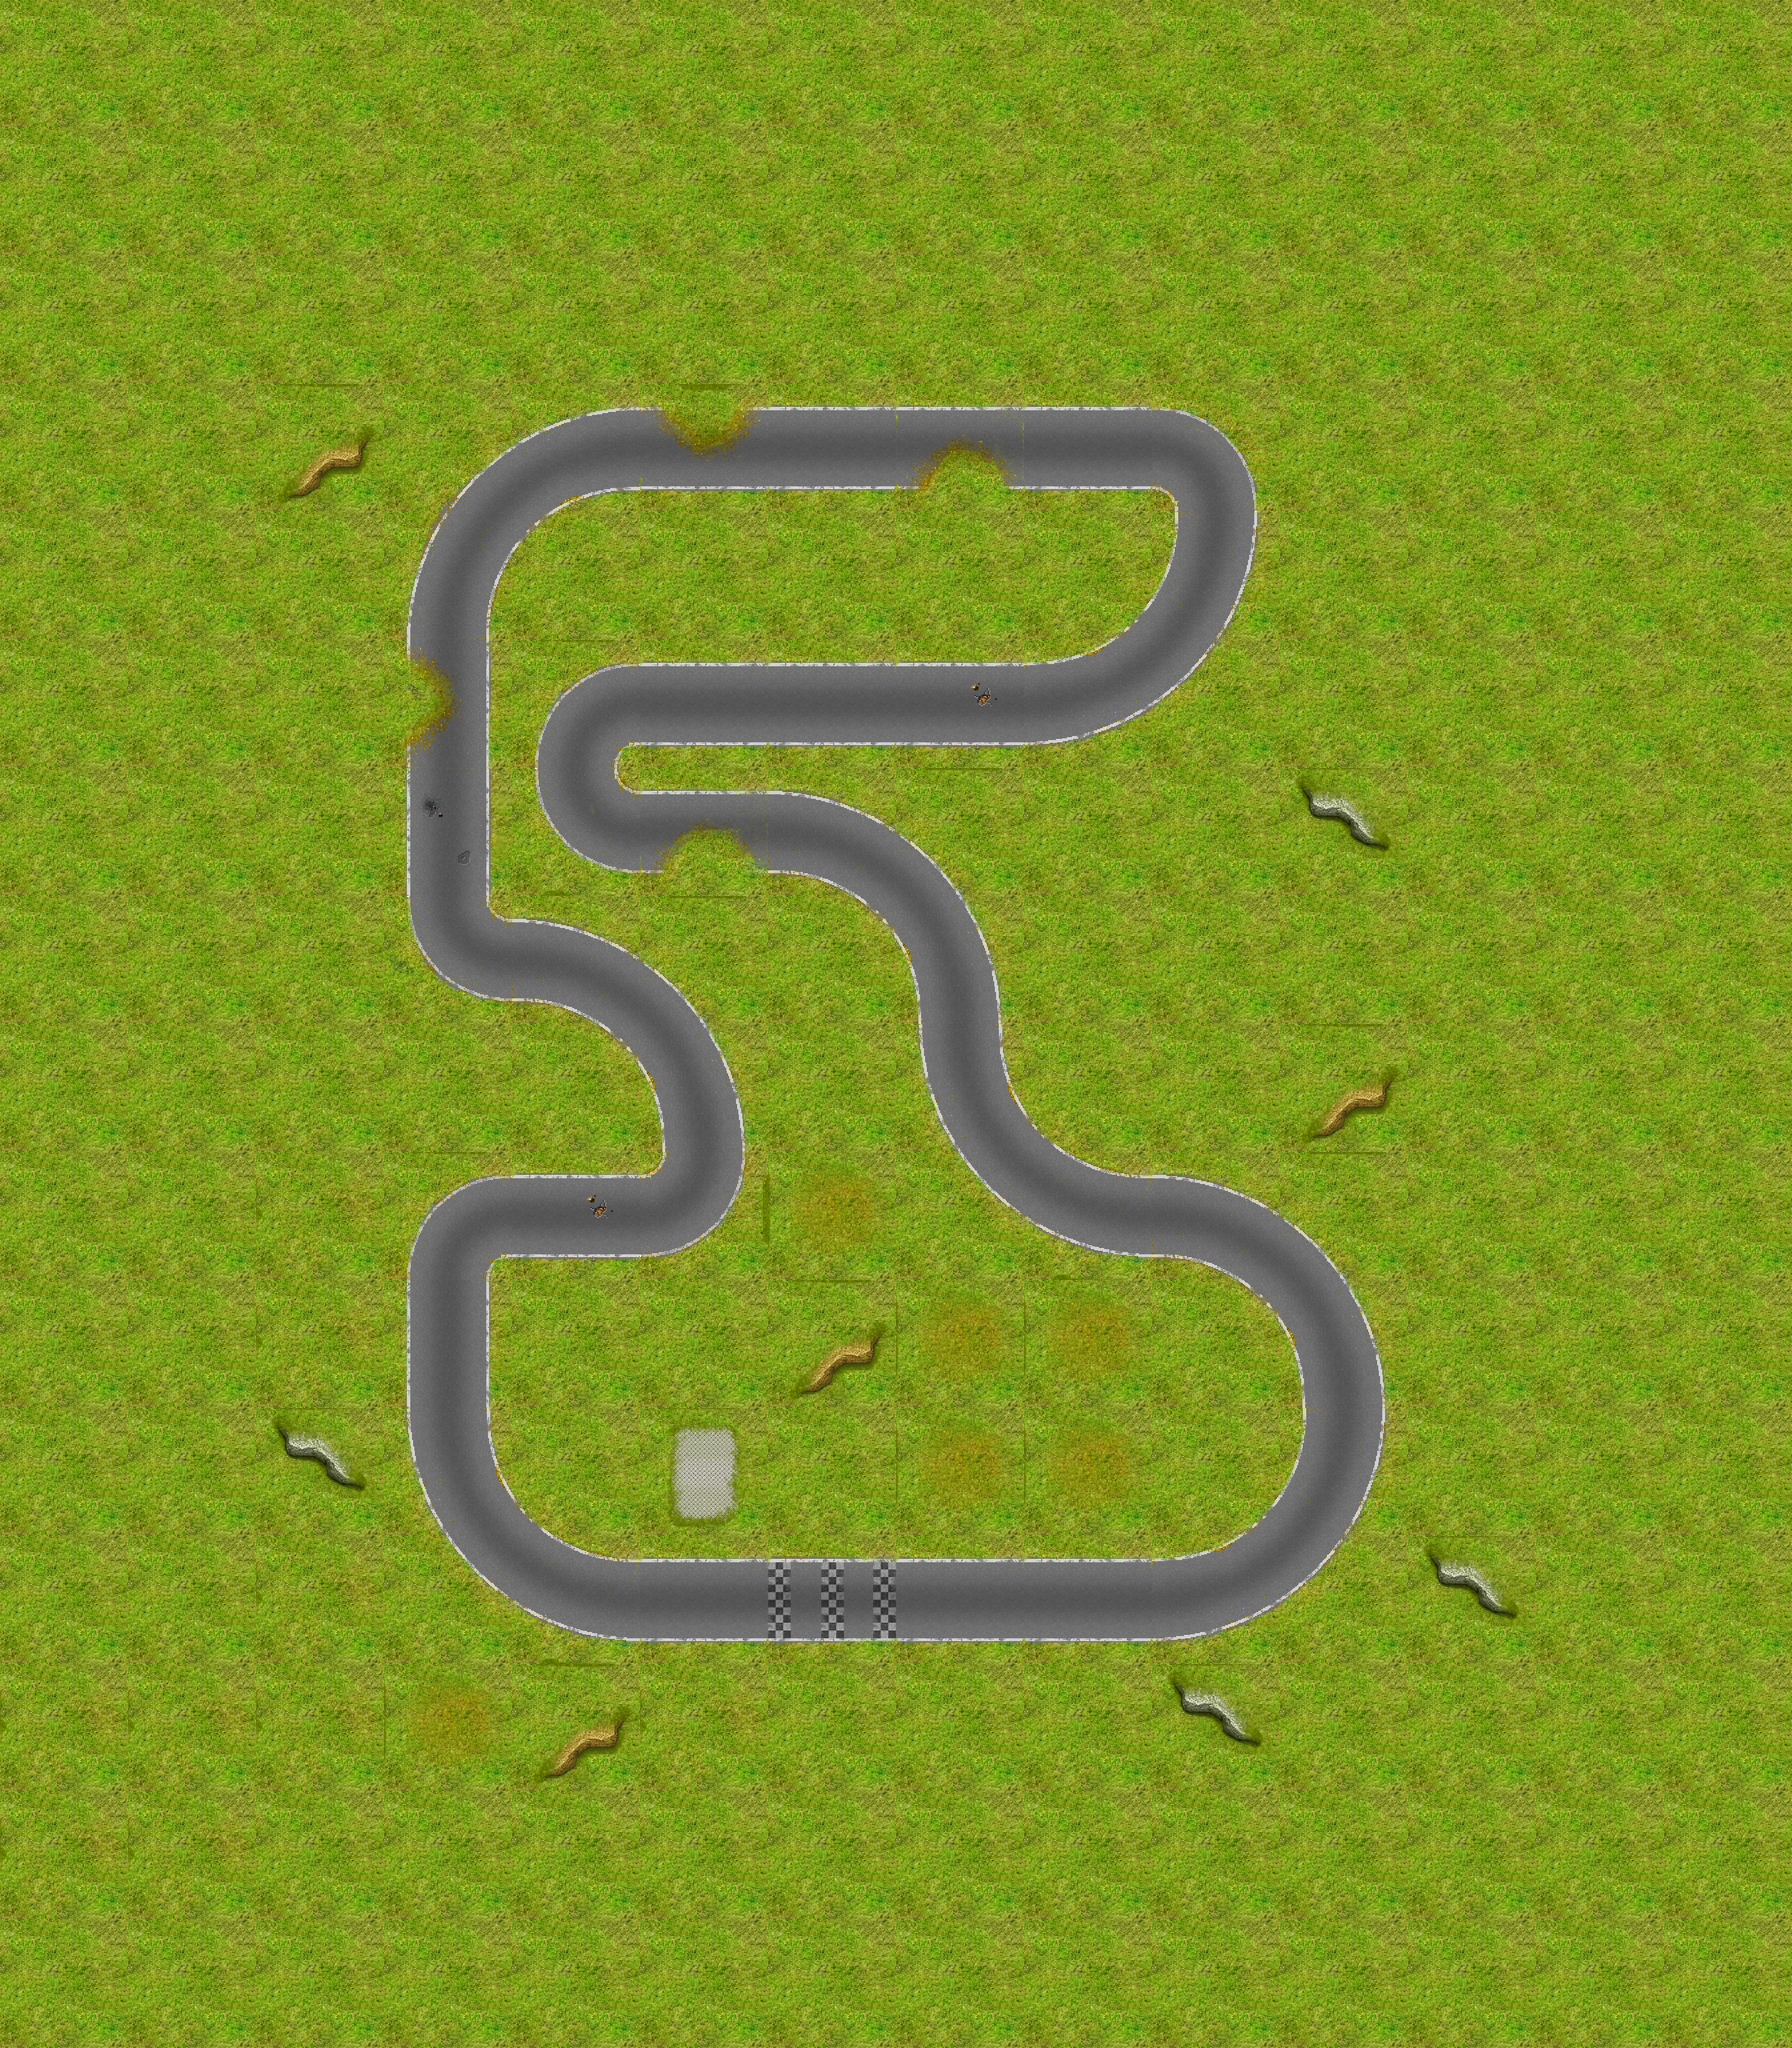

A 2D game scene composited from a Tiled map and its tileset images. What follows is a short description and the map's XML, with each tile layer's data collapsed to a summary:
An orthogonal 14x16 tile map with 224x224 px tiles, 1 tile layer (track) and 29 objects (4x tree-7, 3x tree-6, 2x tree-8, tree-5, tree-9).

<map version="1.0" orientation="orthogonal" width="14" height="16" tilewidth="224" tileheight="224">
 <properties>
  <property name="name" value="Naughty Curves" />
 </properties>
 <tileset firstgid="1" name="tileset" tilewidth="224" tileheight="224">
  <image source="tilesets/nature/224.png" width="896" height="3360" />
  <tile id="0">
   <properties>
    <property name="orient" value="v" />
   </properties>
  </tile>
  <tile id="1">
   <properties>
    <property name="orient" value="h" />
   </properties>
  </tile>
  <tile id="2">
   <properties>
    <property name="orient" value="v" />
   </properties>
  </tile>
  <tile id="3">
   <properties>
    <property name="orient" value="h" />
   </properties>
  </tile>
  <tile id="4">
   <properties>
    <property name="orient" value="tl" />
   </properties>
  </tile>
  <tile id="5">
   <properties>
    <property name="orient" value="tr" />
   </properties>
  </tile>
  <tile id="6">
   <properties>
    <property name="orient" value="v" />
   </properties>
  </tile>
  <tile id="7">
   <properties>
    <property name="orient" value="h" />
    <property name="type" value="start" />
   </properties>
  </tile>
  <tile id="8">
   <properties>
    <property name="orient" value="bl" />
   </properties>
  </tile>
  <tile id="9">
   <properties>
    <property name="orient" value="br" />
   </properties>
  </tile>
  <tile id="10">
   <properties>
    <property name="orient" value="h" />
   </properties>
  </tile>
  <tile id="11">
   <properties>
    <property name="orient" value="v" />
    <property name="type" value="start" />
   </properties>
  </tile>
  <tile id="12">
   <properties>
    <property name="orient" value="v" />
   </properties>
  </tile>
  <tile id="13">
   <properties>
    <property name="orient" value="h" />
   </properties>
  </tile>
  <tile id="14">
   <properties>
    <property name="orient" value="v" />
   </properties>
  </tile>
  <tile id="15">
   <properties>
    <property name="orient" value="h" />
   </properties>
  </tile>
  <tile id="16">
   <properties>
    <property name="orient" value="tl" />
   </properties>
  </tile>
  <tile id="17">
   <properties>
    <property name="orient" value="tr" />
   </properties>
  </tile>
  <tile id="18">
   <properties>
    <property name="orient" value="v" />
   </properties>
  </tile>
  <tile id="20">
   <properties>
    <property name="orient" value="bl" />
   </properties>
  </tile>
  <tile id="21">
   <properties>
    <property name="orient" value="br" />
   </properties>
  </tile>
  <tile id="22">
   <properties>
    <property name="orient" value="h" />
   </properties>
  </tile>
  <tile id="27">
   <properties>
    <property name="orient" value="x" />
   </properties>
  </tile>
  <tile id="52">
   <properties>
    <property name="orient" value="h" />
   </properties>
  </tile>
  <tile id="53">
   <properties>
    <property name="orient" value="v" />
   </properties>
  </tile>
 </tileset>
 <layer name="track" width="14" height="16">
  <properties>
   <property name="start" value="left" />
  </properties>
  <data>[224 cells, 224 non-empty, 36 distinct tile ids]</data>
 </layer>
 <objectgroup color="#00ff00" name="trees" width="14" height="16">
  <object name="tree-8" type="tree-8" x="836" y="2793" width="41" height="43">
   <properties>
    <property name="scale" value="6" />
   </properties>
  </object>
  <object name="tree-5" type="tree-5" x="954" y="1907" width="41" height="43">
   <properties>
    <property name="scale" value="4" />
   </properties>
  </object>
  <object name="tree-9" type="tree-9" x="2040" y="1570" width="41" height="43">
   <properties>
    <property name="scale" value="5" />
   </properties>
  </object>
  <object name="tree-7" type="tree-7" x="1876" y="2552" width="41" height="43">
   <properties>
    <property name="scale" value="5" />
   </properties>
  </object>
  <object name="tree-8" type="tree-8" x="669" y="2468" width="50" height="47">
   <properties>
    <property name="scale" value="4" />
   </properties>
  </object>
  <object name="tree-6" type="tree-6" x="1376" y="1684" width="41" height="43">
   <properties>
    <property name="scale" value="5" />
   </properties>
  </object>
  <object name="tree-6" type="tree-6" x="1355" y="2582" width="38" height="42">
   <properties>
    <property name="scale" value="5" />
   </properties>
  </object>
  <object name="tree-7" type="tree-7" x="707" y="945" width="41" height="43">
   <properties>
    <property name="scale" value="4" />
   </properties>
  </object>
  <object name="tree-6" type="tree-6" x="1498" y="2131" width="41" height="43">
   <properties>
    <property name="scale" value="4" />
   </properties>
  </object>
  <object name="tree-7" type="tree-7" x="1406" y="1003" width="41" height="43">
   <properties>
    <property name="scale" value="4" />
   </properties>
  </object>
  <object name="tree-7" type="tree-7" x="1928" y="953" width="41" height="43">
   <properties>
    <property name="scale" value="4" />
   </properties>
  </object>
 </objectgroup>
 <objectgroup color="#00aaff" name="lights" width="14" height="16">
  <object x="1124" y="2877" width="27" height="21" />
  <object x="716" y="2464" width="27" height="21" />
  <object x="1089" y="1839" width="27" height="21" />
  <object x="1975" y="2466" width="27" height="21" />
  <object x="1822" y="1962" width="27" height="21" />
  <object x="1569" y="2868" width="27" height="21" />
  <object x="1077" y="1340" width="27" height="21" />
  <object x="2129" y="758" width="27" height="21" />
  <object x="837" y="816" width="27" height="21" />
 </objectgroup>
 <objectgroup color="#ff0004" name="walls" width="14" height="16">
  <object x="707" y="2279">
   <polyline points="-14,-18 -12,-93 12,-151 50,-201 104,-234 164,-247 284,-246 390,-246 424,-259 430,-295 420,-349 401,-386 371,-426 329,-463" />
  </object>
  <object x="2217" y="1059">
   <polyline points="-125,-352 -76,-329 -38,-291 -10,-234 0,-177 0,-112 -13,-32 -36,25 -77,92 -134,156 -206,207 -279,241 -359,262 -470,268 -560,267 -657,268 -754,268 -863,267 -972,266 -1101,267" />
  </object>
  <object x="1103" y="2723">
   <polyline points="10,-23 -46,-28 -96,-44 -140,-73 -172,-106 -199,-152 -219,-206 -221,-272 -222,-339 -224,-415 -224,-470 -214,-492 -183,-499 -99,-497 -11,-497" />
  </object>
  <object x="1645" y="1988">
   <polyline points="0,31 32,79 68,119 105,154 149,187 210,219 274,237 342,246 406,248 453,256 497,276 535,302 568,338 593,387" />
  </object>
  <object x="1791" y="1917">
   <polyline points="7,-32 33,11 73,48 117,81 174,100 258,110 330,116 388,131 439,157 490,190 538,229 579,279 607,325 637,375 660,425" />
  </object>
  <object x="1245" y="2918">
   <polyline points="0,0 62,-22 120,1 276,-24 394,-2 478,-23" />
  </object>
  <object x="1299" y="2690">
   <polyline points="0,0 80,15 184,5 278,25 382,12 467,19" />
  </object>
  <object x="1250" y="2210">
   <polyline points="-1,-7 39,-42 70,-92 90,-171 84,-264 67,-336 37,-406 -17,-476 -84,-543 -161,-596 -238,-624 -295,-634 -313,-680" />
  </object>
  <object x="931" y="1511">
   <polyline points="12,3 -30,-61 -43,-147 -48,-264 -47,-375 -36,-468 -21,-511 0,-553 39,-592 83,-614 145,-630 223,-636 428,-636 629,-637 696,-644 723,-683 760,-696 786,-663 837,-646 910,-644 999,-646 1082,-634" />
  </object>
 </objectgroup>
</map>
